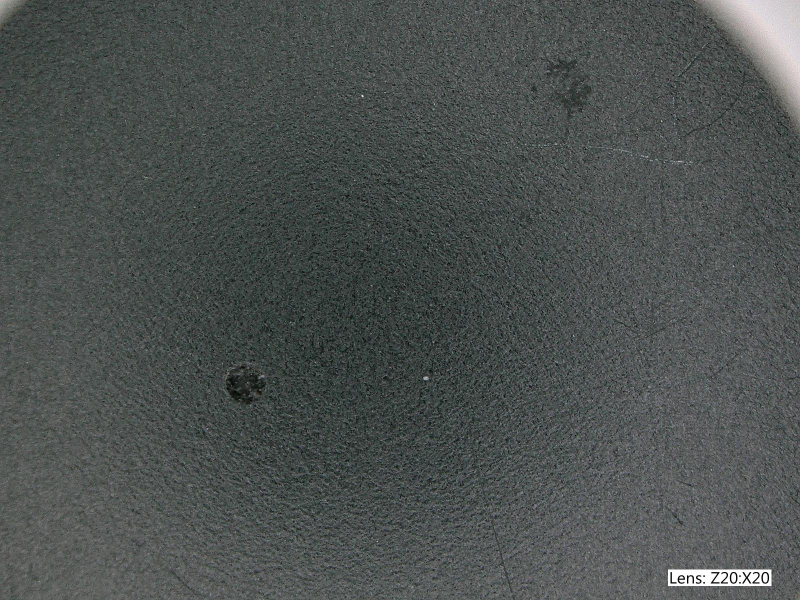
#> input picture Implantatum-KA_images/VHX_000000.jpg, 1600 x 1200 px (shown at 1/2 size)
$ python -i segmentation.py   (imports and definitions only)   (older library calls are emulated)
#> lines starting #> are read from the running program, lines starting #| are printed output that depends on the picture; after the words box and inside, x2 and y2 are one past the last pixel; in counts of white or black regions, pixels touching at a corner belong together
from os import listdir
from os.path import isfile, join
import time
import numpy as np
import scipy.interpolate
from scipy import ndimage as ndi
import skimage.color
from skimage import color
from skimage import filters, feature, morphology, measure, segmentation, exposure
from skimage.segmentation import (morphological_chan_vese,
                                  morphological_geodesic_active_contour,
                                  inverse_gaussian_gradient,
                                  checkerboard_level_set, disk_level_set, chan_vese, active_contour)

import cv2
from scipy import ndimage
from sklearn import cluster
import matplotlib.pyplot as plt
from matplotlib import cm
from matplotlib import image as img
from PIL import ImageFilter, Image
from threadpoolctl import threadpool_limits
import imutils
from skimage.filters import rank
from skimage.morphology import disk
from skimage.segmentation import watershed
from skimage.metrics import structural_similarity as ssim
from skimage.transform import rescale
from colorthief import ColorThief

curr_image_name = ''
mask_image = 0
map_image = 0
map_edge_image = 0
gray_image = 0
segmented_rgb = 0
fill_types = {'implant': 255, 'bone': 127, 'other': 192, 'background': 63}
fill_types_rgb = {'implant': [255,255,0], 'bone': [255,0,0], 'other': [0,0,255], 'background': [0,0,0]}
x_coord = 0
y_coord = 0

# [47 lines left out: functions get_binary_image, get_binary_image_from_sobel, not called in this run]


def get_max_len_list(li):
    # [7 lines of commented-out code are left out]
    len_and_list = [(item.shape[0], item) for item in li]
    len_and_list = sorted(len_and_list, key=lambda x:x[0], reverse=True)
    return len_and_list[0]


def get_contour(bin_image):
    print('Contour image....')
    contours = measure.find_contours(bin_image, level=0.8, fully_connected='low')
#> contours = 853 point arrays, longest 81 points
    # fig, ax = plt.subplots()
    bin_image = ndimage.binary_fill_holes(bin_image)
#> bin_image: shape (1200, 1600) bool; every value is 1
    #plt.imshow(bin_image, cmap=plt.cm.gray)
    #print(contours)
    max_contour = get_max_len_list(contours)
#> in get_max_len_list, `len_and_list = [(item.shape[0], item) for item in li]`: len_and_list = 853 items
    #plt.plot(contours[:, 1], contours[:, 0], linewidth=2)
    #plt.show()
    res_image = np.zeros_like(bin_image)
    contour = max_contour[1].astype(np.uint32)
#> contour = 81 pairs, first value 1143 to 1162, second value 1508 to 1518
    res_image[contour[:,0], contour[:,1]] = 255
    res_image = ndimage.binary_fill_holes(res_image)
    #plt.imshow(res_image)
    # plt.show()
    seeds = (np.where(res_image == 1)[0], np.where(res_image == 1)[1])
    start_x = np.min(seeds[0])
    start_y = np.min(seeds[1])
    end_x = np.max(seeds[0])
    end_y = np.max(seeds[1])
    for contour in contours:
        if np.max(contour[:,0]) < end_x and np.min(contour[:,0]) > start_x and np.max(contour[:,1]) < end_y and np.min(contour[:,1]) > start_y and len(contour[0]) > 50:
            contour = contour.astype(np.uint32)
            #plt.plot(contour[:, 1], contour[:, 0], linewidth=2)
            res_image[contour[:, 0], contour[:, 1]] = 255
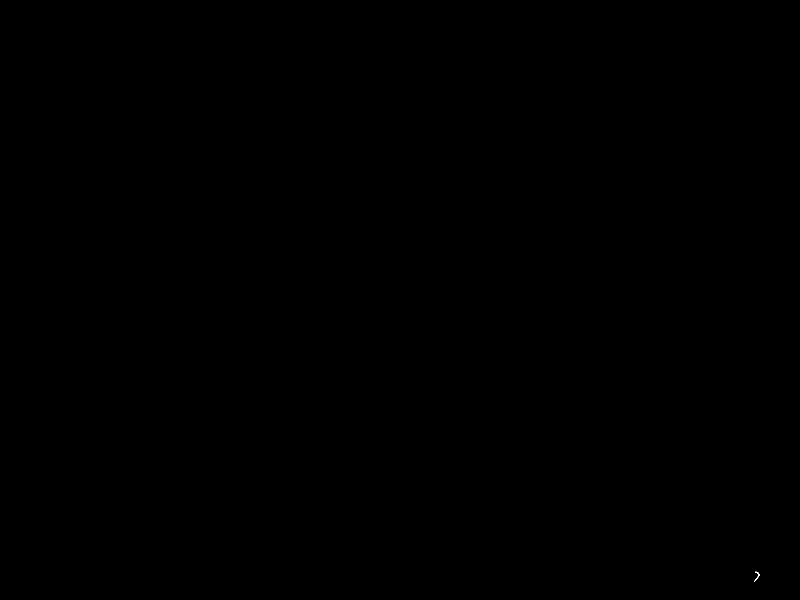
#> res_image: shape (1200, 1600) bool (shown at 1/2 size); 0% white in thin lines or dots, all inside (x1, y1, x2, y2) = (1508, 1143, 1519, 1163)
    #res_image = ndimage.binary_fill_holes(res_image)
    res_image = morphology.closing(res_image, selem = morphology.square(35))
#> res_image: shape (1200, 1600) bool; 0.01% white; 1 white region, box (x1, y1, x2, y2) and area: (1508, 1143, 1519, 1163) 118
    res_image = ndimage.binary_fill_holes(res_image)
    seeds = (np.where(res_image == 1)[0], np.where(res_image == 1)[1])
#> seeds = 118 positions, rows 1143 to 1162, columns 1508 to 1518
    #res_image = morphology.convex_hull_image(res_image)
    start_x = np.min(seeds[0])
#> start_x = 1143
    start_y = np.min(seeds[1])
#> start_y = 1508
    end_x = np.max(seeds[0])
#> end_x = 1162
    end_y = np.max(seeds[1])
#> end_y = 1518
    # [14 lines of commented-out code are left out]

    return res_image, [start_x, end_x, start_y, end_y]


image_names = [f for f in listdir('Implantatum-KA_images') if isfile(join('Implantatum-KA_images', f))]

n = 0
# [3 lines not run here, left out]

n = 1
sum_time = 0

# [107 lines not run here, left out]

>>> import cv2
>>> picture = cv2.imread('Implantatum-KA_images/VHX_000000.jpg', cv2.IMREAD_GRAYSCALE)
>>> result = get_contour(picture)
